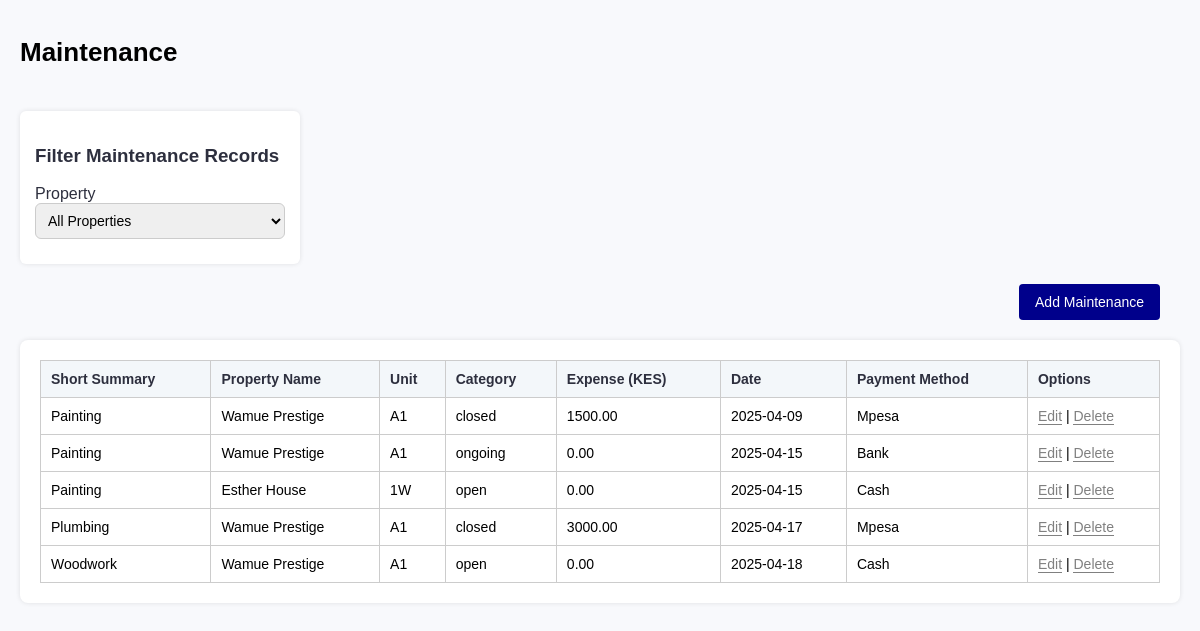
/Admin/Maintenance.php (signed in), run on the app's committed database.
### tables this page shows
CREATE TABLE `maintenance` (
  `id` int(11) NOT NULL,
  `shortsummary` varchar(255) NOT NULL,
  `property` varchar(255) NOT NULL,
  `unit` varchar(50) NOT NULL,
  `category` enum('open','ongoing','closed') NOT NULL,
  `expense` decimal(10,2) NOT NULL,
  `date` date NOT NULL,
  `payment_method` varchar(50) NOT NULL DEFAULT 'Cash'
);

### Admin/Maintenance.php (the view, shortened to what this page needs)
<!DOCTYPE html>
<html lang="en">
<head>
    <link rel="stylesheet" href="styles.css">
</head>
<body>
<?php
$conn = new mysqli("localhost", "root", "", "Demo1");
$result = $conn->query("SELECT * FROM maintenance");
?>
<div class="container">
    <header>
        <h1>Maintenance</h1>
    </header>
    <div class="filters">
        <h3>Filter Maintenance Records</h3>
        <form method="get">
            <label for="property">Property</label>
            <select name="filter" id="property" onchange="this.form.submit()">
                <option value="All">All Properties</option>
            </select>
        </form>
    </div>
    <button class="add-button" onclick="openModal()">Add Maintenance</button>
    <div class="table-container">
        <table>
            <thead>
                <tr>
                    <th>Short Summary</th>
                    <th>Property Name</th>
                    <th>Unit</th>
                    <th>Category</th>
                    <th>Expense (KES)</th>
                    <th>Date</th>
                    <th>Payment Method</th>
                    <th>Options</th>
                </tr>
            </thead>
            <tbody>
            <?php while ($row = $result->fetch_assoc()): ?>
                <tr>
                    <td><?php echo $row['shortsummary']; ?></td>
                    <td><?php echo $row['property']; ?></td>
                    <td><?php echo $row['unit']; ?></td>
                    <td><?php echo $row['category']; ?></td>
                    <td><?php echo $row['expense']; ?></td>
                    <td><?php echo $row['date']; ?></td>
                    <td><?php echo $row['payment_method']; ?></td>
                    <td>
                        <span class="action-link" onclick="openEditModal(<?php echo htmlspecialchars(json_encode($row)); ?>)">Edit</span>
                        |
                        <a href="?delete=<?php echo $row['id']; ?>" class="action-link" onclick="return confirm('Delete this maintenance record?')">Delete</a>
                    </td>
                </tr>
            <?php endwhile; ?>
            </tbody>
        </table>
    </div>
</div>
</body>
</html>

### Admin/styles.css (style rules this page uses)
body { font-family: "Inter", sans-serif; background-color: #f8f9fc; margin: 0; padding: 0; display: flex; }
.filters { background: white; padding: 15px; border-radius: 6px; box-shadow: 0px 0px 5px rgba(0, 0, 0, 0.1); width: 250px; margin-right: 20px; color: #2d2f3e; margin-bottom: 25px; }
.filters select, .filters input { width: 100%; padding: 8px; margin-bottom: 10px; border: 1px solid #ccc; border-radius: 6px; font-size: 14px; }
.container { flex: 1; padding: 20px; }
header { display: flex; align-items: center; justify-content: space-between; padding-bottom: 5px; font-size: 13px; font-weight: 400; }
.table-container { background: white; padding: 20px; border-radius: 8px; box-shadow: 0px 0px 5px rgba(0, 0, 0, 0.1); }
table { width: 100%; border-collapse: collapse; font-size: 14px; }
th, td { border-bottom: 1px solid #ddd; padding: 12px; text-align: left; }
th { background: #f3f7fa; font-weight: 600; color: #2d2f3e; }
.add-button { position: relative; display: block; margin-top: 20px; margin-left: auto; margin-right: 20px; margin-bottom: 10px; background: #001f91; color: white; border: none; padding: 10px 15px; cursor: pointer; border-radius: 10px; font-size: 14px; z-index: 1000; }
body { font-family: Arial, sans-serif; margin: 0; padding: 0; }
.container { padding: 20px; }
header { display: flex; justify-content: space-between; align-items: center; }
.filters, .summary { margin: 20px 0; }
.add-button { background: darkblue; color: white; padding: 10px 16px; border: none; margin-bottom: 20px; cursor: pointer; border-radius: 4px; }
.table-container table { width: 100%; border-collapse: collapse; }
.table-container th, .table-container td { border: 1px solid #ccc; padding: 10px; text-align: left; }

### Admin/Maintenance.php (style rules this page uses)
.action-link { color: grey; text-decoration: none; border-bottom: 1px solid grey; cursor: pointer; }

### data on the page
maintenance: shortsummary "Painting", property "Wamue Prestige", unit "A1", category "closed", expense "1500.00", date "2025-04-09", payment_method "Mpesa"
maintenance: shortsummary "Painting", property "Wamue Prestige", unit "A1", category "ongoing", expense "0.00", date "2025-04-15", payment_method "Bank"
maintenance: shortsummary "Painting", property "Esther House", unit "1W", category "open", expense "0.00", date "2025-04-15", payment_method "Cash"
maintenance: shortsummary "Plumbing", property "Wamue Prestige", unit "A1", category "closed", expense "3000.00", date "2025-04-17", payment_method "Mpesa"
maintenance: shortsummary "Woodwork", property "Wamue Prestige", unit "A1", category "open", expense "0.00", date "2025-04-18", payment_method "Cash"
